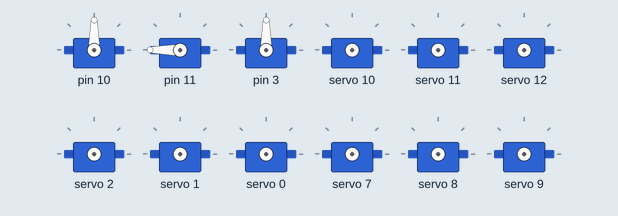
Recording of a sketch running on a simulated Arduino Uno, built with avr-gcc and run on an emulated ATmega328P. Parts: 12 × servo. What the sketch prints to the serial monitor is not drawn.

Above: at 0.1 s.
At 3.1 s:
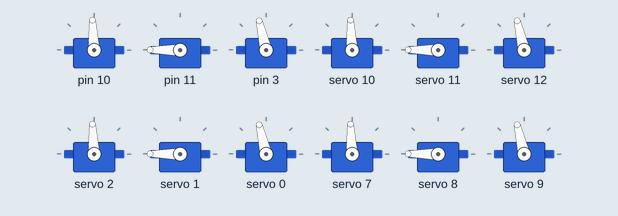
At 6.4 s:
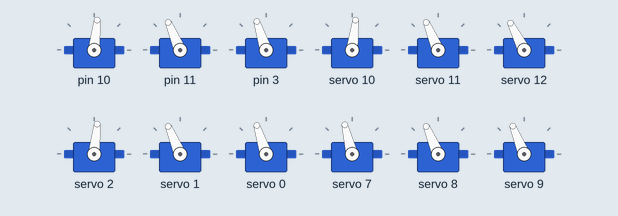
Timing chart, 0 to 7.9 s (numbered marks = the images above):
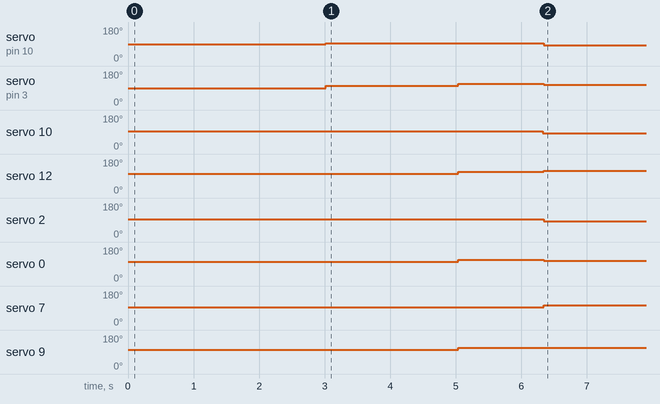

The sketch:

Hexapod_Code.ino
```cpp
// ============ LIBRARY INCLUDES ============
#include <Arduino.h>          // Arduino core functionality (Serial, digitalWrite, etc.)
#include <Servo.h>            // Standard servo control library (NOT USED - PCA9685 PWM driver used instead)
#include <math.h>             // Math functions (sin, cos, sqrt, atan2, acos, PI)
#include <EEPROM.h>           // EEPROM memory for persistent storage of servo offsets
#include <Wire.h>             // I2C communication for PCA9685 PWM driver

// ============ CUSTOM HEADERS ============
#include "vectors.h"          // Vector3 and Vector2 classes for 3D math
#include "Helpers.h"          // Helper functions for printing and debugging
#include "Initializations.h"  // All servo pins, leg structures, and global variables
#include <Adafruit_PWMServoDriver.h>  // PCA9685 I2C PWM servo driver library

// ============ BUTTON STATE DEFINITIONS ============
#define UNPRESSED 0x1  // Button not pressed (active LOW, pin reads HIGH)
#define PRESSED 0x0    // Button pressed (active LOW, pin reads LOW)


//============ SERIAL COMMUNICATION BUFFERS AND TERMINATORS========
const byte numBytes = 16;
char receivedBytes[numBytes];
byte numReceived = 0;
bool newData = false;

//============ LEG 5 SERVO DECLERATIONS=====
Servo leg5Shoulder;
Servo leg5Elbow;
Servo leg5Wrist;

// ============ PWM SERVO DRIVER OBJECT ============
// PCA9685 I2C device for controlling 16 PWM servo channels (using 18 for 6 legs × 3 servos each)
Adafruit_PWMServoDriver pwm = Adafruit_PWMServoDriver();


// ============ SETUP - RUNS ONCE AT STARTUP ============
void setup(){
  // Initialize serial communication at 9600 baud for debugging output
  Serial.begin(9600);

  // Initialize the PCA9685 PWM driver on the default I2C address (0x40)
  // This must be done before using any servo control functions
  pwm.begin();
  pwm.setPWMFreq(50);//set to 50 hz for servos as stated in its datasheet

  attach_servos();

  // ============ WALKING STATE VARIABLES ============
  // Movement control values (set by autonomous mode or user input)
  forwardAmount = 0;
  stepLength = 50;  // Desired forward/backward speed
  turnAmount = 0;
  liftHeight = 80;     // Desired rotation amount
  //AssemblySetup();
  stateInitialize();
}

// ============ MAIN LOOP - RUNS CONTINUOUSLY ============
void loop() {
  // Update elapsed time counter (milliseconds since startup)
  elapsedTime = millis();
  readSerial();
  if(newData){
    forwardAmount = receivedBytes[0];
    stepLength    = receivedBytes[1];
    turnAmount    = receivedBytes[2];
    liftHeight    = receivedBytes[3];

    Serial.print("Forward Amount = ");
    Serial.println(forwardAmount, HEX);

    Serial.print("Step Length = ");
    Serial.println(forwardAmount, HEX);

    Serial.print("Turn Amount = ");
    Serial.println(turnAmount, HEX);

    Serial.print("Lift Height = ");
    Serial.println(liftHeight, HEX);

    newData = false;
  }
  printLegPositions();
  WalkState();
  //simpleWalkState();

 //State machine - call appropriate state function based on current state
  // switch(currentState) {
  //   case Initialize:
  //     stateInitialize();
  //     break;
  //   case Stand:
  //     //StandState();  // If this function exists
  //     break;
  //   case Walk:
  //     WalkState();   // Walking function
  //     break;
  // }

}


//============= READ FROM SERIAL ==========
void readSerial() {
    static boolean recvInProgress = false;
    static byte ndx = 0;
    byte startMarker = 0x3C;
    byte endMarker = 0x3E;
    byte rb;


    while (Serial.available() > 0 && newData == false) {
        rb = Serial.read();

        if (recvInProgress == true) {
            if (rb != endMarker) {
                receivedBytes[ndx] = rb;
                ndx++;
                if (ndx >= numBytes) {
                    ndx = numBytes - 1;
                }
            }
            else {
                receivedBytes[ndx] = '\0'; // terminate the string
                recvInProgress = false;
                numReceived = ndx;  // save the number for use when printing
                ndx = 0;
                newData = true;
            }
        }

        else if (rb == startMarker) {
            recvInProgress = true;
        }
    }
}

void showNewData() {
    if (newData == true) {
        Serial.print("This just in (HEX values)... ");
        for (byte n = 0; n < numReceived; n++) {
            Serial.print(receivedBytes[n], HEX);
            Serial.print(' ');
        }
        Serial.println();
        newData = false;
    }
}


// ============ SERVO ATTACHMENT FOR LEG 6 ================
void attach_servos() {
  leg5Shoulder.write(90);
  leg5Elbow.write(180);
  leg5Wrist.write(90);

  leg5Shoulder.attach(leg5.shoulder);
  leg5Elbow.attach(leg5.elbow);
  leg5Wrist.attach(leg5.wrist);
}

// ============ SERVO CONTROL FUNCTIONS ============

// Convert angle (degrees) to PWM pulse width (microseconds)
// Standard servo range: 500µs = 0°, 2500µs = 180°
// Formula: microseconds = 500 + (angle / 180) × (2500 - 500)
int angleToMicroseconds(double angle) {
  double val = 450.0 + (((2550.0 - 450.0) / 180.0) * angle);
  return (int)val;
}

// Send target angles directly to a leg's servos (direct angle mode without IK)
// This bypasses inverse kinematics - useful for testing individual servo ranges
// Parameters:
//   leg: which leg (0-5)
//   targetRot: Vector3 with (shoulder_angle, elbow_angle, wrist_angle) in degrees
void rotateToAngle(int leg, Vector3 targetRot) {
  // Convert target angles to PWM pulse widths
  int shoulderMicroseconds = angleToMicroseconds(targetRot.x);
  int elbowMicroseconds = angleToMicroseconds(targetRot.y);
  int wristMicroseconds = angleToMicroseconds(targetRot.z);

  // Route to the correct leg and send PWM signals via PCA9685
  switch (leg) {
    case 0:
      pwm.writeMicroseconds(leg0.shoulder,shoulderMicroseconds);
      pwm.writeMicroseconds(leg0.elbow,elbowMicroseconds);
      pwm.writeMicroseconds(leg0.wrist,wristMicroseconds);
      break;

    case 1:
      pwm.writeMicroseconds(leg1.shoulder,shoulderMicroseconds);
      pwm.writeMicroseconds(leg1.elbow,elbowMicroseconds);
      pwm.writeMicroseconds(leg1.wrist,wristMicroseconds);
      break;

    case 2:
      pwm.writeMicroseconds(leg2.shoulder,shoulderMicroseconds);
      pwm.writeMicroseconds(leg2.elbow,elbowMicroseconds);
      pwm.writeMicroseconds(leg2.wrist,wristMicroseconds);
      break;

    case 3:
      pwm.writeMicroseconds(leg3.shoulder,shoulderMicroseconds);
      pwm.writeMicroseconds(leg3.elbow,elbowMicroseconds);
      pwm.writeMicroseconds(leg3.wrist,wristMicroseconds);
      break;

    case 4:
      pwm.writeMicroseconds(leg4.shoulder,shoulderMicroseconds);
      pwm.writeMicroseconds(leg4.elbow,elbowMicroseconds);
      pwm.writeMicroseconds(leg4.wrist,wristMicroseconds);
      break;

    case 5:
      leg5Shoulder.writeMicroseconds(shoulderMicroseconds);
      leg5Elbow.writeMicroseconds(elbowMicroseconds);
      leg5Wrist.writeMicroseconds(wristMicroseconds);
      break;

    default:
      break;
  }
  return;
}

// ============ INVERSE KINEMATICS (IK) ============

// Move a leg's foot to a target 3D position using inverse kinematics
// Parameters:
//   leg: which leg to move (0-5)
//   pos: target position (x, y, z) in 3D space relative to body center
//
// This function:
// 1. Checks if position is reachable (distance <= total leg length)
// 2. Calculates the three servo angles needed to reach that position
// 3. Applies servo offset calibrations
// 4. Sends angles to the PCA9685 PWM driver
void moveToPos(int leg, Vector3 pos) {
  // Update the current position record for this leg
  currentPoints[leg] = pos;

  // Check if target position is physically reachable
  float dis = Vector3(0, 0, 0).distanceTo(pos);
  if (dis > legLength) {
    // Position exceeds maximum leg extension - skip this movement
    print_value("Point impossible to reach", pos, false);
    print_value("Distance", dis, true);
    return;
  }


  float x = pos.x;
  float y = pos.y;
  float z = pos.z;

  // float o1 = offsets[leg].x;
  // float o2 = offsets[leg].y;
  // float o3 = offsets[leg].z;

  float d = sqrt(x * x + y * y);
  float r = d - shoulderLength;
  float c = sqrt(z * z + r * r);

  float theta1 = atan2(y,x) * 180.0 / PI;
  //Serial.print("atan2(y, x): "); Serial.println(atan2(y,x));
  float theta2 = atan2(r,-z) * 180.0 / PI + acos(( elbowLength * elbowLength + c * c - wristLength * wristLength) / (2 * elbowLength * c)) * 180.0 / PI;
  float theta3 = 180.0 - acos((elbowLength * elbowLength + wristLength * wristLength - c * c) / (2 * elbowLength * wristLength)) * 180.0 / PI;

  // Serial.print("Theta 1 (shoulder): "); Serial.println(theta1);
  // Serial.print("Theta 2 (elbow): "); Serial.println(theta2);
  // Serial.print("Theta 3 (wrist): "); Serial.println(theta3);
  // Serial.println("====================");

  // Store calculated angles as target
  Vector3 targetRot = Vector3(constrain(theta1,0,180), constrain(theta2,0,180), constrain(theta3, 0, 180));

  // Convert angles to PWM pulse widths
  int shoulderMicroseconds = angleToMicroseconds(targetRot.x);
  int elbowMicroseconds = angleToMicroseconds(targetRot.y);
  int wristMicroseconds = angleToMicroseconds(targetRot.z);

  // Send PWM signals to the correct leg
  switch (leg) {
    case 0:
      pwm.writeMicroseconds(leg0.shoulder,shoulderMicroseconds);
      pwm.writeMicroseconds(leg0.elbow,elbowMicroseconds);
      pwm.writeMicroseconds(leg0.wrist,wristMicroseconds);
      break;

    case 1:
      pwm.writeMicroseconds(leg1.shoulder,shoulderMicroseconds);
      pwm.writeMicroseconds(leg1.elbow,elbowMicroseconds);
      pwm.writeMicroseconds(leg1.wrist,wristMicroseconds);
      break;

    case 2:
      pwm.writeMicroseconds(leg2.shoulder,shoulderMicroseconds);
      pwm.writeMicroseconds(leg2.elbow,elbowMicroseconds);
      pwm.writeMicroseconds(leg2.wrist,wristMicroseconds);
      break;

    case 3:
      pwm.writeMicroseconds(leg3.shoulder,shoulderMicroseconds);
      pwm.writeMicroseconds(leg3.elbow,elbowMicroseconds);
      pwm.writeMicroseconds(leg3.wrist,wristMicroseconds);
      break;

    case 4:
      pwm.writeMicroseconds(leg4.shoulder,shoulderMicroseconds);
      pwm.writeMicroseconds(leg4.elbow,elbowMicroseconds);
      pwm.writeMicroseconds(leg4.wrist,wristMicroseconds);
      break;

    case 5:

      leg5Shoulder.writeMicroseconds(shoulderMicroseconds);
      leg5Elbow.writeMicroseconds(elbowMicroseconds);
      leg5Wrist.writeMicroseconds(wristMicroseconds);

      // pwm.writeMicroseconds(leg5.shoulder,shoulderMicroseconds);
      // pwm.writeMicroseconds(leg5.elbow,elbowMicroseconds);
      // pwm.writeMicroseconds(leg5.wrist,wristMicroseconds);
      break;

    default:
      break;
  }
  return;
}

void printLegPositions() {
  Serial.println("------------------------");
  Serial.print("FWDAMNT: ");
  Serial.print(forwardAmount);
  Serial.print(" STPLNGTH: ");
  Serial.print(stepLength);
  Serial.print(" TURNAMNT: ");
  Serial.print(turnAmount);
  Serial.print(" LFTHEIGHT: ");
  Serial.print(liftHeight);
  Serial.println();
    Serial.println("LEG  |   X   |   Y   |  Z  | STATE");
    for(int i = 0; i < 6; i++) {
        Serial.print("  ");
        Serial.print(i);
        Serial.print("  | ");
        Serial.print(currentPoints[i].x, 1);
        Serial.print(" | ");
        Serial.print(currentPoints[i].y, 1);
        Serial.print(" | ");
        Serial.print(currentPoints[i].z, 1);
        Serial.print(" | ");
        switch(legStates[i]) {
            case Propelling: Serial.println("PROP"); break;
            case Up:         Serial.println("UP  "); break;
            case Lifting:    Serial.println("LIFT"); break;
            case Down:       Serial.println("DOWN"); break;
            default:         Serial.println("----"); break;
        }
    }
}
```

Assembly.ino
```cpp
void AssemblySetup(){
      //This moves the servos to where the shoulde servo is tangent with the body, the elbow is horizontal, and the wrist is vertical

      rotateToAngle(0, Vector3 (90,90,90));
      rotateToAngle(1, Vector3 (90,90,90));
      rotateToAngle(2, Vector3 (90,90,90));
      rotateToAngle(3, Vector3 (90,90,90));
      rotateToAngle(4, Vector3 (90,90,90));
      rotateToAngle(5, Vector3 (90,90,90));


}
```

Bezier.ino
```cpp
Vector2 GetPointOnBezierCurve(Vector2* points, int numPoints, float t) {
  Vector2 pos;

  for (int i = 0; i < numPoints; i++) {
    float b = binomialCoefficient(numPoints - 1, i) * pow(1 - t, numPoints - 1 - i) * pow(t, i);
    pos.x += b * points[i].x;
    pos.y += b * points[i].y;
  }

  return pos;
}


Vector3 GetPointOnBezierCurve(Vector3* points, int numPoints, float t) {
  Vector3 pos;

  for (int i = 0; i < numPoints; i++) {
    float b = binomialCoefficient(numPoints - 1, i) * pow(1 - t, numPoints - 1 - i) * pow(t, i);
    pos.x += b * points[i].x;
    pos.y += b * points[i].y;
    pos.z += b * points[i].z;
  }

  return pos;
}

int binomialCoefficient(int n, int k) {
  int result = 1;

  // Calculate the binomial coefficient using the formula:
  // (n!) / (k! * (n - k)!)
  for (int i = 1; i <= k; i++) {
    result *= (n - (k - i));
    result /= i;
  }

  return result;
}
```

Helpers.h
```cpp
float lerp(float a, float b, float f)
{
    return a * (1.0 - f) + (b * f);
}

Vector2 lerp(Vector2 a, Vector2 b, float f)
{
    return Vector2(lerp(a.x, b.x, f), lerp(a.y, b.y, f));
}

Vector3 lerp(Vector3 a, Vector3 b, float f)
{
    return Vector3(lerp(a.x, b.x, f), lerp(a.y, b.y, f), lerp(a.z, b.z, f));
}

float calculateHypotenuse(float x, float y) {
  float result = sqrt(pow(x, 2) + pow(y, 2));
  return result;
}


float mapFloat(float x, float in_min, float in_max, float out_min, float out_max)
{
  return (x - in_min) * (out_max - out_min) / (in_max - in_min) + out_min;
}

#define every(interval)\
  static uint32_t __every__##interval = millis();\
  if(millis() - __every__##interval >= interval && (__every__##interval = millis()))
```

Initialization_State.ino
```cpp
void stateInitialize(){
  delay(3000);

  //Has the leg move in an upward 90 degree angle
  moveToPos(0, Vector3(0,200, 150));
  moveToPos(1, Vector3(0,200, 150));
  moveToPos(2, Vector3(0,200, 150));
  moveToPos(3, Vector3(0,200, 150));
  moveToPos(4, Vector3(0,200, 150));
  moveToPos(5, Vector3(0,200, 150));

  delay(2000);


  //ready position
  moveToPos(0, Vector3(0,145, -172));
  moveToPos(1, Vector3(0,145, -172));
  moveToPos(2, Vector3(0,145, -172));
  moveToPos(3, Vector3(0,145, -172));
  moveToPos(4, Vector3(0,145, -172));
  moveToPos(5, Vector3(0,145, -172));
  //return;

  gethomeFootpos();

  delay(1000);


}
```

Initializations.h
```cpp
// ============ LEG SERVO STRUCTURE ============
// Data structure to store the three servo PWM pins for each leg
struct Leg{
  int shoulder;  //sholder channel/pin (rotation at body)
  int elbow;     //elbow servo pin (upper leg joint)
  int wrist;     //wrist servo pin (lower leg joint)
};

// Macro to quickly define all 6 legs with their servo pins
#define DEFINE_LEG(n, shoulder, elbow, wrist) \
  Leg leg##n = {shoulder, elbow, wrist};

// Create leg objects with servo pin assignments (Arduino pins)
DEFINE_LEG(0, 10, 11, 12)  // Leg 0: shoulder=22, elbow=23, wrist=24
DEFINE_LEG(1, 2, 1, 0)  // Leg 1: shoulder=25, elbow=26, wrist=27
DEFINE_LEG(2, 7,8, 9)  // Leg 2: shoulder=28, elbow=29, wrist=30
DEFINE_LEG(3, 6, 5, 4)  // Leg 3: shoulder=31, elbow=32, wrist=33
DEFINE_LEG(4, 13, 14, 15)  // Leg 4: shoulder=34, elbow=35, wrist=36
DEFINE_LEG(5, 10, 11, 3)  // Leg 5: shoulder=37, elbow=38, wrist=39

// ============ LEG DIMENSIONS ============
// Physical lengths of each leg segment (in mm)
const float shoulderLength = 50;   //shoulder to first joint
const float elbowLength = 100;  // first joint to second joint
const float wristLength = 203;  //second joint to foot
float legLength = shoulderLength+elbowLength+wristLength;  // Total extended leg length (353mm)

// ============ WALKING STATE VARIABLES ============
// Movement control values (set by autonomous mode or user input)
Vector2 directionVector; //The Direction of movement with x being foward y sideways
float forwardAmount;  // Desired forward/backward speed (0-100)
float stepLength;
float turnAmount;     // Desired rotation speed amount (negative=left, positive=right)
float liftHeight;

// ============ POSITION TRACKING ============
// Current 3D position (x, y, z) of each leg's foot endpoint in space
Vector3 currentPoints[6];

// ============ GAIT PATTERN MULTIPLIERS ============
// Stride direction multiplier for each leg (flips front/back pairs)
// Legs 0,1,2: stride forward (+1), Legs 3,4,5: stride backward (-1)
float strideMultiplier[6] = {1, -1, 1, -1, 1, -1};

//=========== LEG PIVOT POSITIONS AND ANGLES ==========
Vector2 legPivots[6] = {
  Vector2(-77,  107),
  Vector2(77, 107),
  Vector2(-100,   0),
  Vector2(100,   0),
  Vector2(-77, -107),
  Vector2(77,  -107)
};

float legAngles[6] = {
  35.739,   // front left 0
  35.739,   // front right 1
  0,   // middle left 2
  180,   // middle right 3
  144.261,   // rear left 4
  144.261   // rear right 5
};

// ============ STATE ENUMERATIONS ============
// Main hexapod operating state machine
enum State {
  Assembly,  //used for attaching all of the servos
  Initialize,  // Startup/calibration state - attach servos, load settings
  Stand,
  SimpleWalk,       // Standing still (not walking, stay in position)
  Walk
};

// Individual leg phase within the gait cycle
enum LegState {
  Lifting,  // Leg up and forward (foot on air)
  Up,     // Leg lifting up
  Down,    // Leg going down
  Propelling,   //Leg pushing body (foot on surface)
  Reset        // Leg resetting to initial position before next cycle
};

// ============ TIMING & CYCLE TRACKING ============
// Total system runtime in milliseconds since startup
long elapsedTime = 0;


// Current state (Propelling/Lifting/Standing/Reset) of each leg
LegState legStates[6];


// ============ STATE VARIABLES ============
// Current main operating state (Initialize, Stand, or Walk)
State currentState = Initialize;

//Previous State
State previousState = Initialize;
```

Source omitted: Printing.ino (489 bytes), Walk_State.ino (5418 bytes), vectors.h (2745 bytes)

Measured:
- by itself, servo on pin 10: 90° → 93° at 3.0 s, → 84° 3.3 s later
- by itself, servo on pin 3: 90° → 103° at 3.0 s, → 113° 2.0 s later, → 108° 1.3 s later
- by itself, servo 10: 93° → 83° at 6.3 s
- by itself, servo 12: 103° → 113° at 5.0 s, → 117° 1.3 s later
- by itself, servo 2: 93° → 84° at 6.3 s
- by itself, servo 0: 103° → 113° at 5.0 s, → 108° 1.3 s later
- by itself, servo 7: 93° → 104° at 6.3 s
- by itself, servo 9: 103° → 113° at 5.0 s, → 112° 1.3 s later
